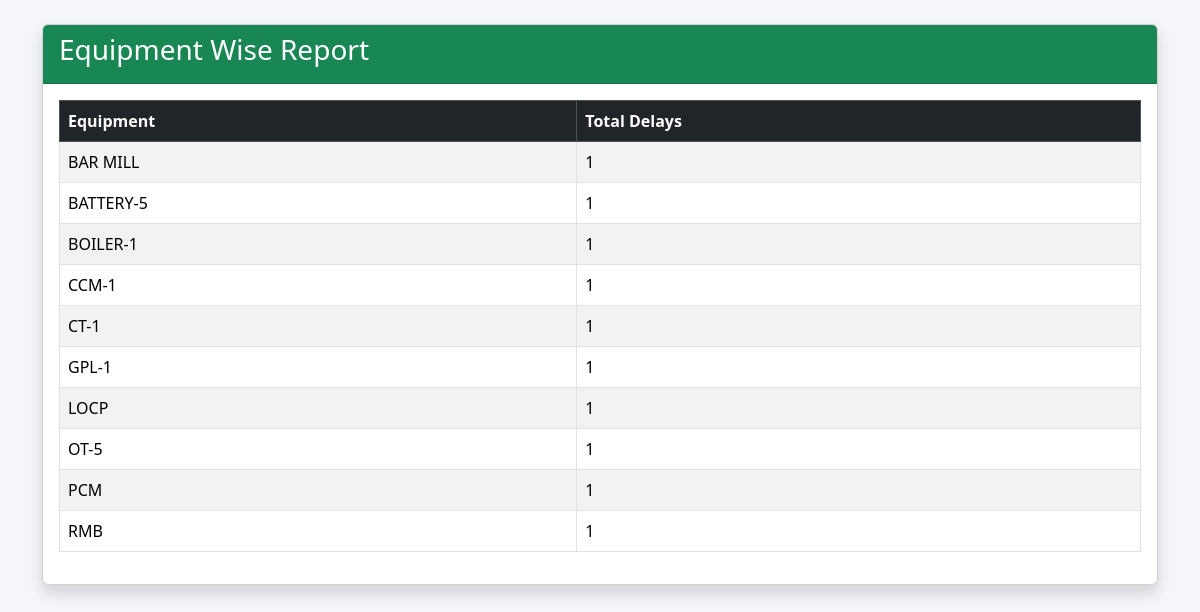
The app's page /reports/equipment-wise/ with its own data.
### masters/models.py (models this page shows, shortened)
class Equipment(models.Model):
    shop = models.ForeignKey(Shop, on_delete=models.CASCADE)
    eqpt_code = models.CharField(max_length=20)
    eqpt_desc = models.CharField(max_length=100)

### reports/views.py (the view)
def equipment_wise_report(request):
    report=(
        Delay.objects
        .values("equipment__eqpt_desc")
        .annotate(total=Count("id"))
    )
    return render(
        request,
        "reports/equipment_wise_report.html",
        {
            "report":report
        }
    )

### reports/templates/reports/equipment_wise_report.html
{% extends "base.html" %}
{% block content %}
<div class="container mt-4">
<div class="card shadow">
<div class="card-header bg-success text-white">
<h3>Equipment Wise Report</h3>
</div>
<div class="card-body">
<table class="table table-bordered table-striped">
<thead class="table-dark">
<tr>
<th>Equipment</th>
<th>Total Delays</th>
</tr>
</thead>
<tbody>
{% for r in report %}
<tr>
<td>{{ r.equipment__eqpt_desc }}</td>
<td>{{ r.total }}</td>
</tr>
{% empty %}
<tr>
<td colspan="2" class="text-center">
No Records Found
</td>
</tr>
{% endfor %}
</tbody>
</table>
</div>
</div>
</div>
{% endblock %}

### static/css/style.css (style rules this page uses)
body { background:#f4f6f9; }
table { background:white; }
.card { box-shadow:0px 2px 8px rgba(0,0,0,0.1); }
.card-header { font-weight:600; }

### records on screen
Equipment: equipment__eqpt_desc "BAR MILL", total "1"
Equipment: equipment__eqpt_desc "BATTERY-5", total "1"
Equipment: equipment__eqpt_desc "BOILER-1", total "1"
Equipment: equipment__eqpt_desc "CT-1", total "1"
Equipment: equipment__eqpt_desc "GPL-1", total "1"
Equipment: equipment__eqpt_desc "LOCP", total "1"
Equipment: equipment__eqpt_desc "OT-5", total "1"
Equipment: equipment__eqpt_desc "PCM", total "1"
Equipment: equipment__eqpt_desc "RMB", total "1"

### other values on screen
{{ r.equipment__eqpt_desc }} "CCM-1"
{{ r.total }} "1"
